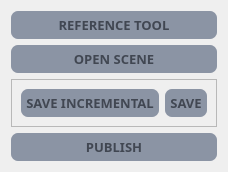
                     <widget class="QFrame" name="frame_shots_active_btn">
                      <property name="sizePolicy">
                       <sizepolicy hsizetype="Preferred" vsizetype="Preferred">
                        <horstretch>0</horstretch>
                        <verstretch>0</verstretch>
                       </sizepolicy>
                      </property>
                      <property name="maximumSize">
                       <size>
                        <width>16777215</width>
                        <height>16777215</height>
                       </size>
                      </property>
                      <property name="layoutDirection">
                       <enum>Qt::LeftToRight</enum>
                      </property>
                      <property name="styleSheet">
                       <string notr="true"/>
                      </property>
                      <property name="frameShape">
                       <enum>QFrame::NoFrame</enum>
                      </property>
                      <property name="frameShadow">
                       <enum>QFrame::Raised</enum>
                      </property>
                      <layout class="QVBoxLayout" name="verticalLayout_16">
                       <item>
                        <widget class="QPushButton" name="btn_reference_tool">
                         <property name="sizePolicy">
                          <sizepolicy hsizetype="Preferred" vsizetype="Preferred">
                           <horstretch>0</horstretch>
                           <verstretch>0</verstretch>
                          </sizepolicy>
                         </property>
                         <property name="minimumSize">
                          <size>
                           <width>0</width>
                           <height>0</height>
                          </size>
                         </property>
                         <property name="maximumSize">
                          <size>
                           <width>16777215</width>
                           <height>16777215</height>
                          </size>
                         </property>
                         <property name="font">
                          <font>
                           <family>Quicksand</family>
                           <pointsize>10</pointsize>
                           <weight>75</weight>
                           <bold>true</bold>
                          </font>
                         </property>
                         <property name="styleSheet">
                          <string notr="true">QPushButton{
	background-color:#8B94A4;
	color:#414752;
	border-radius:7px;
	padding: 5px;
}
QPushButton:hover{
	color:#FFF;
}

QPushButton:pressed{
	color:#FFF;
	background-color:#000000;
}</string>
                         </property>
                         <property name="text">
                          <string>REFERENCE TOOL</string>
                         </property>
                        </widget>
                       </item>
                       <item>
                        <widget class="QPushButton" name="btn_openScene">
                         <property name="sizePolicy">
                          <sizepolicy hsizetype="Preferred" vsizetype="Preferred">
                           <horstretch>0</horstretch>
                           <verstretch>0</verstretch>
                          </sizepolicy>
                         </property>
                         <property name="minimumSize">
                          <size>
                           <width>0</width>
                           <height>0</height>
                          </size>
                         </property>
                         <property name="maximumSize">
                          <size>
                           <width>16777215</width>
                           <height>16777215</height>
                          </size>
                         </property>
                         <property name="font">
                          <font>
                           <family>Quicksand</family>
                           <pointsize>10</pointsize>
                           <weight>75</weight>
                           <bold>true</bold>
                          </font>
                         </property>
                         <property name="styleSheet">
                          <string notr="true">QPushButton{
	background-color:#8B94A4;
	color:#414752;
	border-radius:7px;
	padding: 5px;
}
QPushButton:hover{
	color:#FFF;
}

QPushButton:pressed{
	color:#FFF;
	background-color:#000000;
}</string>
                         </property>
                         <property name="text">
                          <string>OPEN SCENE</string>
                         </property>
                        </widget>
                       </item>
                       <item>
                        <widget class="QFrame" name="frame_active_btn_save">
                         <property name="frameShape">
                          <enum>QFrame::StyledPanel</enum>
                         </property>
                         <property name="frameShadow">
                          <enum>QFrame::Raised</enum>
                         </property>
                         <layout class="QHBoxLayout" name="horizontalLayout_11">
                          <item>
                           <widget class="QPushButton" name="btn_save_incremental">
                            <property name="sizePolicy">
                             <sizepolicy hsizetype="Preferred" vsizetype="Preferred">
                              <horstretch>0</horstretch>
                              <verstretch>0</verstretch>
                             </sizepolicy>
                            </property>
                            <property name="minimumSize">
                             <size>
                              <width>0</width>
                              <height>0</height>
                             </size>
                            </property>
                            <property name="maximumSize">
                             <size>
                              <width>16777215</width>
                              <height>16777215</height>
                             </size>
                            </property>
                            <property name="font">
                             <font>
                              <family>Quicksand</family>
                              <pointsize>10</pointsize>
                              <weight>75</weight>
                              <bold>true</bold>
                             </font>
                            </property>
                            <property name="styleSheet">
                             <string notr="true">QPushButton{
	background-color:#8B94A4;
	color:#414752;
	border-radius:7px;
	padding: 5px;
}
QPushButton:hover{
	color:#FFF;
}

QPushButton:pressed{
	color:#FFF;
	background-color:#000000;
}</string>
                            </property>
                            <property name="text">
                             <string>SAVE INCREMENTAL</string>
                            </property>
                           </widget>
                          </item>
                          <item>
                           <widget class="QPushButton" name="btn_save">
                            <property name="sizePolicy">
                             <sizepolicy hsizetype="Preferred" vsizetype="Preferred">
                              <horstretch>0</horstretch>
                              <verstretch>0</verstretch>
                             </sizepolicy>
                            </property>
                            <property name="minimumSize">
                             <size>
                              <width>0</width>
                              <height>0</height>
                             </size>
                            </property>
                            <property name="maximumSize">
                             <size>
                              <width>16777215</width>
                              <height>16777215</height>
                             </size>
                            </property>
                            <property name="font">
                             <font>
                              <family>Quicksand</family>
                              <pointsize>10</pointsize>
                              <weight>75</weight>
                              <bold>true</bold>
                             </font>
                            </property>
                            <property name="styleSheet">
                             <string notr="true">QPushButton{
	background-color:#8B94A4;
	color:#414752;
	border-radius:7px;
	padding: 5px;
}
QPushButton:hover{
	color:#FFF;
}

QPushButton:pressed{
	color:#FFF;
	background-color:#000000;
}</string>
                            </property>
                            <property name="text">
                             <string>SAVE</string>
                            </property>
                           </widget>
                          </item>
                         </layout>
                        </widget>
                       </item>
                       <item>
                        <widget class="QPushButton" name="btn_publish">
                         <property name="sizePolicy">
                          <sizepolicy hsizetype="Preferred" vsizetype="Preferred">
                           <horstretch>0</horstretch>
                           <verstretch>0</verstretch>
                          </sizepolicy>
                         </property>
                         <property name="minimumSize">
                          <size>
                           <width>0</width>
                           <height>0</height>
                          </size>
                         </property>
                         <property name="maximumSize">
                          <size>
                           <width>16777215</width>
                           <height>16777215</height>
                          </size>
                         </property>
                         <property name="font">
                          <font>
                           <family>Quicksand</family>
                           <pointsize>10</pointsize>
                           <weight>75</weight>
                           <bold>true</bold>
                          </font>
                         </property>
                         <property name="styleSheet">
                          <string notr="true">QPushButton{
	background-color:#8B94A4;
	color:#414752;
	border-radius:7px;
	padding: 5px;
}
QPushButton:hover{
	color:#FFF;
}

QPushButton:pressed{
	color:#FFF;
	background-color:#000000;
}</string>
                         </property>
                         <property name="text">
                          <string>PUBLISH</string>
                         </property>
                         <property name="flat">
                          <bool>true</bool>
                         </property>
                        </widget>
                       </item>
                      </layout>
                     </widget>
